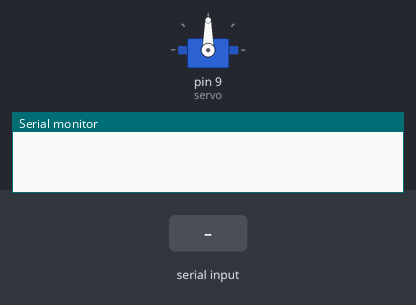
A sketch run on a simulated Arduino Uno, built with avr-gcc and run on an emulated ATmega328P. Shown: servo, the last lines printed to the serial monitor. The inputs (shaded band) are chosen by the test bench.

Above: at 1.2 s.
1.3 s: "90,45\n" received over Serial
At 2.2 s:
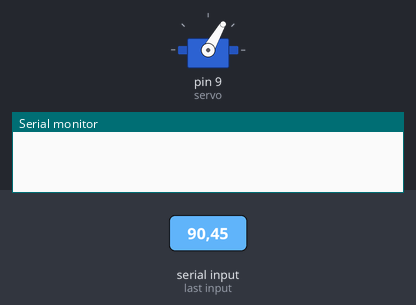
2.8 s: "30,150\n" received over Serial
At 3.3 s:
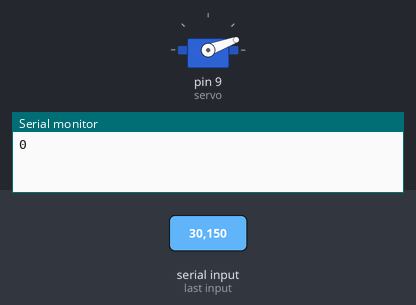
4.3 s: "5\n" received over Serial
At 5.5 s:
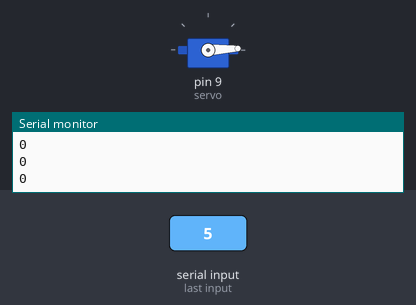
5.8 s: "200\n" received over Serial
At 6.8 s:
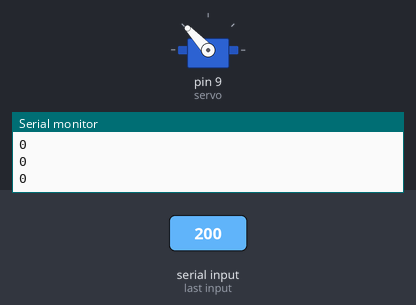
7.3 s: "90\n" received over Serial
At 7.9 s:
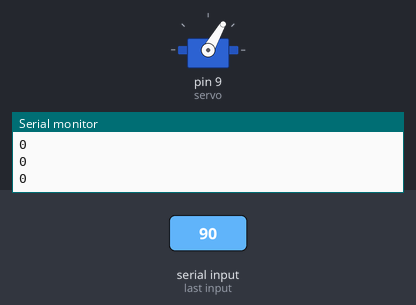
Timing chart, 0 to 9.8 s (numbered marks = the images above; inputs shaded):
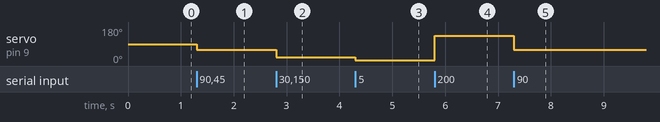

Measured:
- after the input at 1.3 s, servo on pin 9 (servo): 90° → 60° at once
- after the input at 2.8 s, servo on pin 9 (servo): 60° → 20° at once
- after the input at 4.3 s, servo on pin 9 (servo): 20° → 3° at once
- after the input at 5.8 s, servo on pin 9 (servo): 3° → 133° at once
- after the input at 7.3 s, servo on pin 9 (servo): 133° → 60° at once

The sketch:

servo_control.ino
```cpp
#include <Servo.h>

Servo servo;
char buf[80];

int readline(int readch, char *buffer, int len) {
    static int pos = 0;
    int rpos;

    if (readch > 0) {
        switch (readch) {
            case '\r': // Ignore CR
                break;
            case '\n': // Return on new-line
                rpos = pos;
                pos = 0;  // Reset position index ready for next time
                return rpos;
            default:
                if (pos < len-1) {
                    buffer[pos++] = readch;
                    buffer[pos] = 0;
                }
        }
    }
    return 0;
}

void setup() {
  servo.attach(9,500,2500);  // (pin, min, max)
  Serial.begin(115200);
}

void loop() {
  if (readline(Serial.read(), buf, 80) > 0) {
    int angleDegrees = atoi(buf);
    int microValue = map(angleDegrees, 0,270,500,2500);
    servo.writeMicroseconds(microValue);
    delay(1000);
    Serial.write("0\n");
  }
}
```
